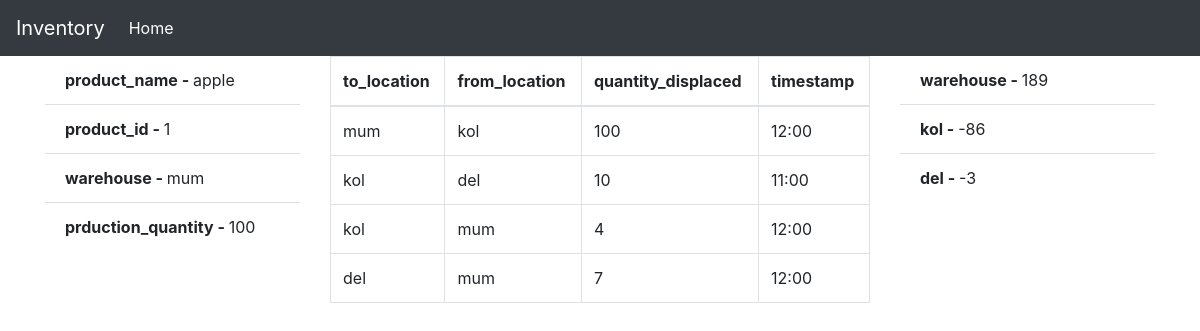
Before: /report/1 with the older database file.
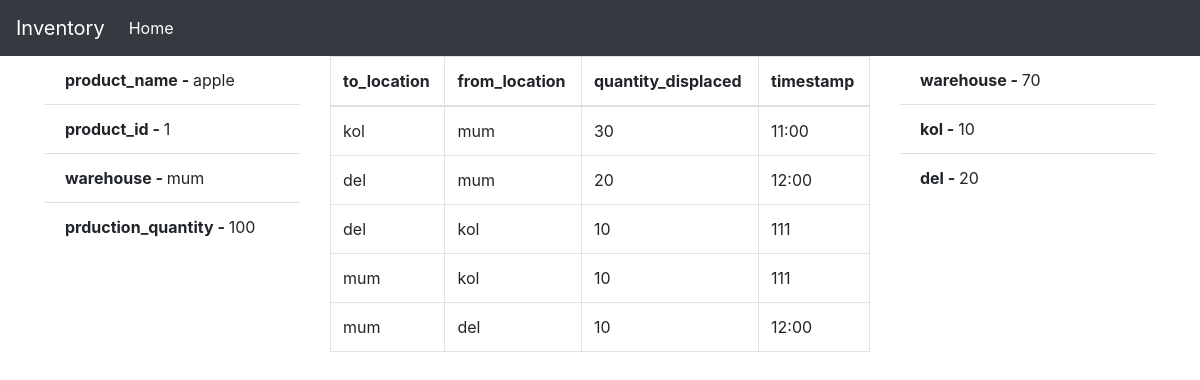
After: the same page with the newer database file.
### app.py (models this page shows)
class User1(db.Model):
    id = db.Column(db.Integer,primary_key=True, autoincrement=True)
    product_name = db.Column(db.String(200))
    product_type = db.Column(db.String(200))
    quantity = db.Column(db.String(200))
    warehouse = db.Column(db.String(200))
    movements = db.relationship('Movement', backref="user2")

class Movement(db.Model):
    id = db.Column(db.Integer, primary_key=True)
    timestamp = db.Column(db.String(200))
    to_location = db.Column(db.String(200))
    from_location = db.Column(db.String(200))
    product_id = db.Column(db.Integer, db.ForeignKey('user1.id'))
    quantity = db.Column(db.Integer)

class Location(db.Model):
    id = db.Column(db.Integer,primary_key=True, autoincrement=True)
    location_name = db.Column(db.String(200))

### app.py (the view)
@app.route('/report/<int:id>',methods=["GET"])
def report(id):
    user_info= db.session.query(User1).filter(User1.id == id).all()
    locations = Location.query.all()
    location_info= db.session.query(Location).filter(Location.location_name != user_info[0].warehouse).all()
    movement_info= db.session.query(User1,Movement).filter(Movement.product_id == id, User1.id == id).all()
    add_from= db.session.query(db.func.sum(Movement.quantity)/2).filter(Movement.from_location == User1.warehouse, Movement.product_id == id).scalar()
    add_to= db.session.query(db.func.sum(Movement.quantity)/2).filter(Movement.to_location == User1.warehouse, Movement.product_id == id).scalar()
    for i in movement_info:
        y = int(i.User1.quantity) + add_to - add_from
    final_repo=[]
    for i in locations:
        if i.location_name != user_info[0].warehouse:
            move_from= db.session.query(db.func.sum(Movement.quantity)).filter(Movement.from_location == i.location_name, Movement.product_id == id).scalar()
            move_to= db.session.query(db.func.sum(Movement.quantity)).filter(Movement.to_location == i.location_name, Movement.product_id == id).scalar()
            m = move_to - move_from
            final_repo.append(m)
            print(m)
    print(user_info[0].warehouse)
    final_location=[]
    for i in location_info:
        final_location.append(i.location_name)
    print(final_location)
    res={}
    for key in final_location:
        for value in final_repo:
            res[key] = value
            final_repo.remove(value)
            break
    print(res)
    return render_template('report.html',user_info=user_info,movement_info=movement_info,y=y,final_repo=final_repo,location_info=location_info,res=res)

### templates/report.html
{% extends 'index.html' %}
{% block content %}
<div class="row">
    <div class="col-lg-3">
        {% for i in user_info %}
        <ul class="list-group list-group-flush">
            <li class="list-group-item"><b>product_name - </b>{{ i.product_name }}</li>
            <li class="list-group-item"><b>product_id - </b>{{ i.id }}</li>
            <li class="list-group-item"><b>warehouse - </b>{{ i.warehouse }}</li>
            <li class="list-group-item"><b>prduction_quantity - </b>{{ i.quantity }}</li>
        </ul>
        {% endfor %}
    </div>
    <div class="col-lg-6">
        <table class="table table-bordered">
            <thead>
                <th>to_location</th>
                <th>from_location</th>
                <th>quantity_displaced</th>
                <th>timestamp</th>
            </thead>
            <tbody>
                {% for i in movement_info %}
                <tr>
                    <td>{{ i.Movement.to_location }}</td>
                    <td>{{ i.Movement.from_location }}</td>
                    <td>{{ i.Movement.quantity }}</td>
                    <td>{{ i.Movement.timestamp }}</td>
                </tr>
                {% endfor %}
            </tbody>
        </table>
    </div>
    <div class="col-lg-3">
        <ul class="list-group list-group-flush">
            <li class="list-group-item"><b>warehouse - </b>{{ y }}</li>
            {% for key, value in res.items() %}
            <li class="list-group-item"><b>{{ key }} - </b>{{ value }}</li>
            {% endfor %}
        </ul>
    </div>
</div>
{% endblock %}

### templates/index.html (shortened to what this page needs)
<!DOCTYPE html>
<html lang="en">
<head>
    <link rel="stylesheet" href="https://stackpath.bootstrapcdn.com/bootstrap/4.3.1/css/bootstrap.min.css">    <title>Document</title>
    <link rel="stylesheet" href="/Include/css/style.css" />
</head>
<body>
    <nav class="navbar navbar-expand-lg navbar-dark bg-dark">
        <a class="navbar-brand" href="#">Inventory</a>
        <div class="collapse navbar-collapse" id="navbarNavAltMarkup">
          <div class="navbar-nav">
            <a class="nav-item nav-link active" href="#">Home <span class="sr-only">(current)</span></a>
          </div>
        </div>
      </nav>
    <div class="container">
    {% block content %}{% endblock %}
</div>
</body>
</html>

Changed rows visible on the page:
now on one of the page's lists (row unchanged): User1: Movement.to_location "mum", Movement.from_location "del", Movement.quantity "10", Movement.timestamp "12:00"
changed through a linked row, User1 "apple": Movement.to_location "mum" → "kol"; Movement.from_location "kol" → "mum"; Movement.quantity "100" → "30"; Movement.timestamp "12:00" → "11:00"; Movement.to_location "kol" → "del"; Movement.from_location "del" → "mum"; Movement.quantity "10" → "20"; Movement.timestamp "11:00" → "12:00"; Movement.from_location "mum" → "kol"; Movement.quantity "4" → "10"; Movement.timestamp "12:00" → "111"; Movement.to_location "del" → "mum"; Movement.quantity "7" → "10"
computed for Location "kol": value "-86" → "10"
computed for Location "del": value "-3" → "20"
Other visible differences:
{{ y }}: "189" → "70"
